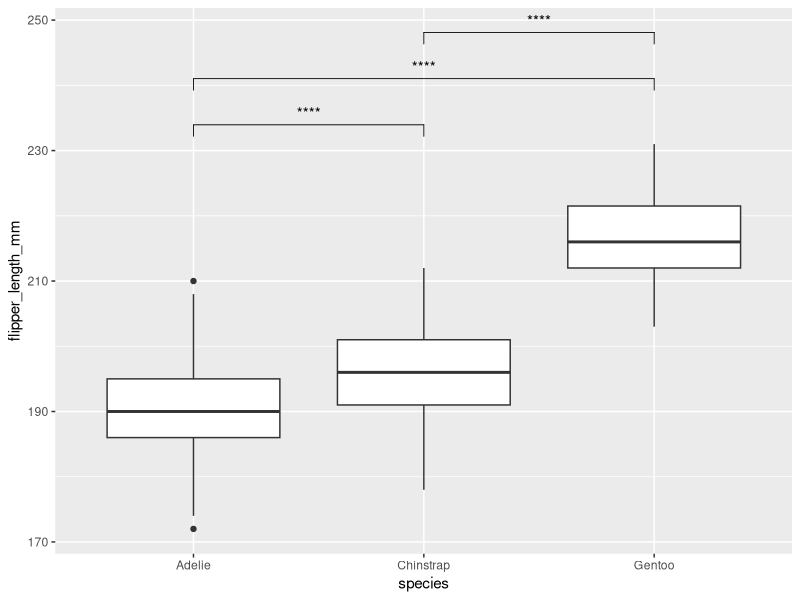

Write R code to recreate this figure.
## ---- chunk 1
#| message: false
#| warning: false

library(tidyverse)
library(rstatix)

penguins <- read_csv("data/palmer_penguins.csv")
## ---- chunk 2
penguins %>% 
  get_summary_stats(flipper_length_mm, type= "full")
## ---- chunk 3
penguins %>% 
  group_by(island, species) %>% 
  get_summary_stats(flipper_length_mm)
  
  
## ---- chunk 4
penguins %>% 
  group_by(island, species) %>% 
  get_summary_stats(flipper_length_mm, type = "mean_se")
## ---- chunk 5
penguins %>% 
  shapiro_test(flipper_length_mm)
## ---- chunk 6
penguins %>% 
  group_by(species) %>% 
  shapiro_test(flipper_length_mm)
## ---- chunk 7
penguins %>% 
  levene_test(flipper_length_mm ~ island)
## ---- chunk 8
# primero debemos remover los NAs
penguins %>% 
  drop_na() %>% 
  group_by(sex) %>% 
  levene_test(flipper_length_mm ~ species)
## ---- chunk 9
penguins %>% 
  t_test(flipper_length_mm ~ sex)
## ---- chunk 10
penguins %>% 
  pairwise_t_test(flipper_length_mm ~ species)
## ---- chunk 11
penguins %>% 
  group_by(species) %>% 
  t_test(flipper_length_mm ~ sex, p.adjust.method = "BH")
## ---- chunk 12
penguins %>% 
  drop_na() %>% 
  anova_test(flipper_length_mm ~species)
## ---- chunk 13
penguins %>% 
  drop_na() %>% 
  anova_test(flipper_length_mm ~ species * sex)
## ---- chunk 14
library(ggpubr)
## ---- chunk 15

contrastes <- list(c("Adelie", "Chinstrap"), c("Adelie", "Gentoo"), c("Chinstrap, Gentoo"))

penguins %>% 
  drop_na() %>% 
  ggplot(aes(x = species, y = flipper_length_mm)) +
  geom_boxplot() +
  stat_compare_means(method = "t.test", 
                     label = "p.signif", 
                     comparisons = list(c("Adelie", "Chinstrap"),
                                        c("Adelie", "Gentoo"),
                                        c("Chinstrap", "Gentoo")))
